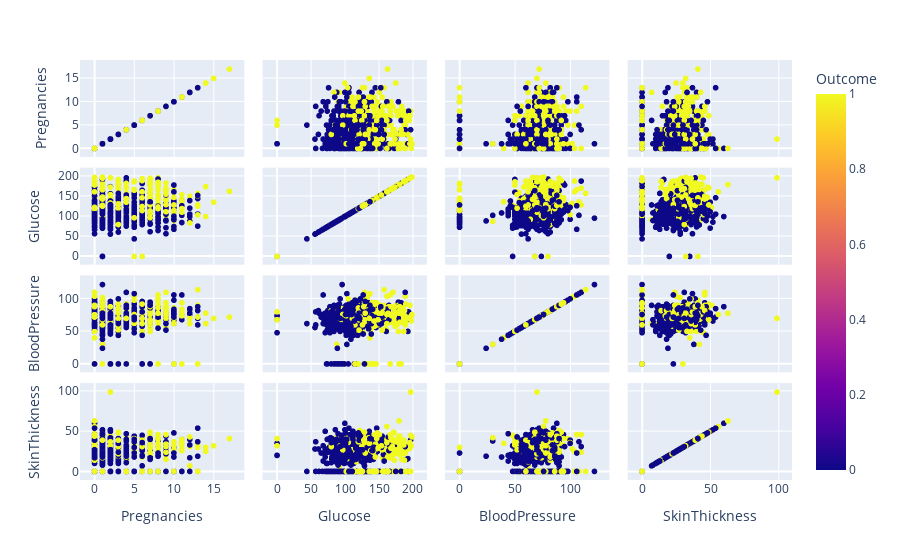

The cell this chart's notebook holds for it:
### Markdown cell above
## Pairplots

### Code cell
fig = px.scatter_matrix(data,
    dimensions=['Pregnancies', 'Glucose', 'BloodPressure', 'SkinThickness'],
    color="Outcome")
fig.show()

### Figure 1 — Plotly figure (JSON) as saved in the notebook; plotly's stock layout.template omitted (floating-point values rounded to 4 significant figures; data arrays with more than 128 entries replaced by an {"elided": "..."} marker saying what was removed)
{"data": [{"dimensions": [{"axis": {"matches": true}, "label": "Pregnancies", "values": {"elided": "768 int values"}}, {"axis": {"matches": true}, "label": "Glucose", "values": {"elided": "768 int values"}}, {"axis": {"matches": true}, "label": "BloodPressure", "values": {"elided": "768 int values"}}, {"axis": {"matches": true}, "label": "SkinThickness", "values": {"elided": "768 int values"}}], "hovertemplate": "%{xaxis.title.text}=%{x}<br>%{yaxis.title.text}=%{y}<br>Outcome=%{marker.color}<extra></extra>", "legendgroup": "", "marker": {"color": {"elided": "768 int values"}, "coloraxis": "coloraxis", "symbol": "circle"}, "name": "", "showlegend": false, "type": "splom"}], "layout": {"coloraxis": {"colorbar": {"title": {"text": "Outcome"}}, "colorscale": [[0, "#0d0887"], [0.1111, "#46039f"], [0.2222, "#7201a8"], [0.3333, "#9c179e"], [0.4444, "#bd3786"], [0.5556, "#d8576b"], [0.6667, "#ed7953"], [0.7778, "#fb9f3a"], [0.8889, "#fdca26"], [1, "#f0f921"]]}, "dragmode": "select", "legend": {"tracegroupgap": 0}, "margin": {"t": 60}}}
